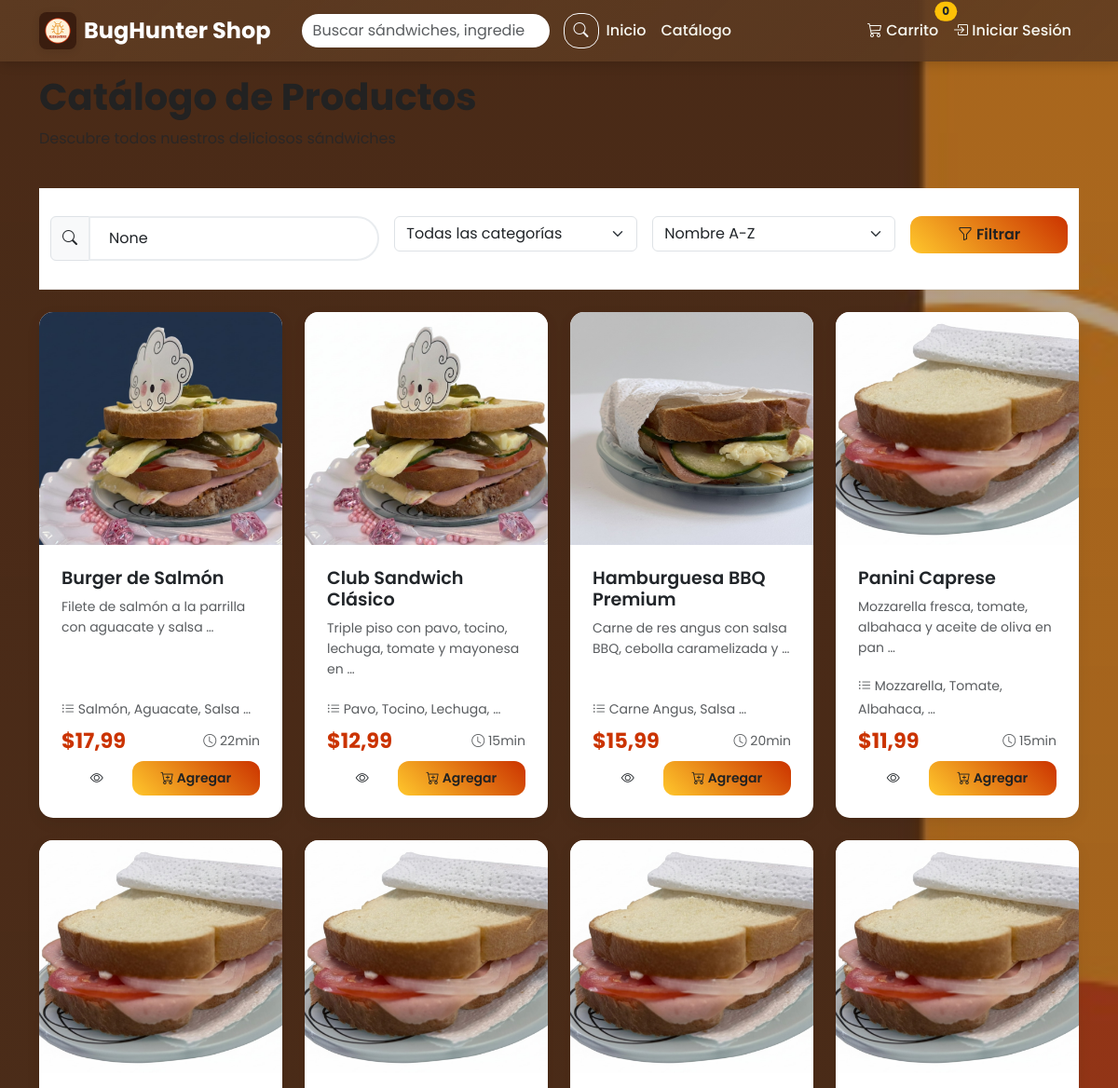
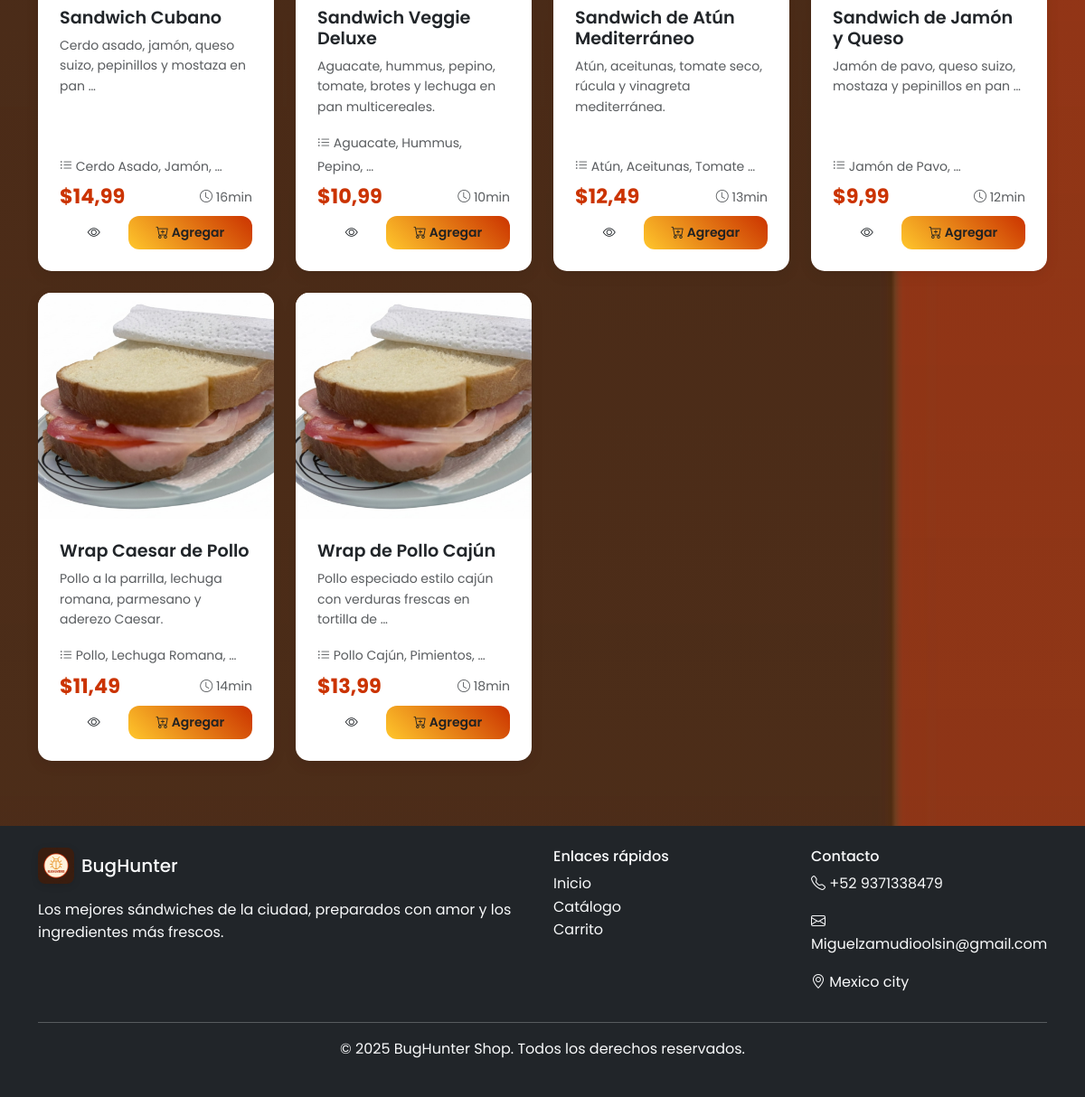
Before: /catalogo/ with the older database file (2 pictures, top to bottom).
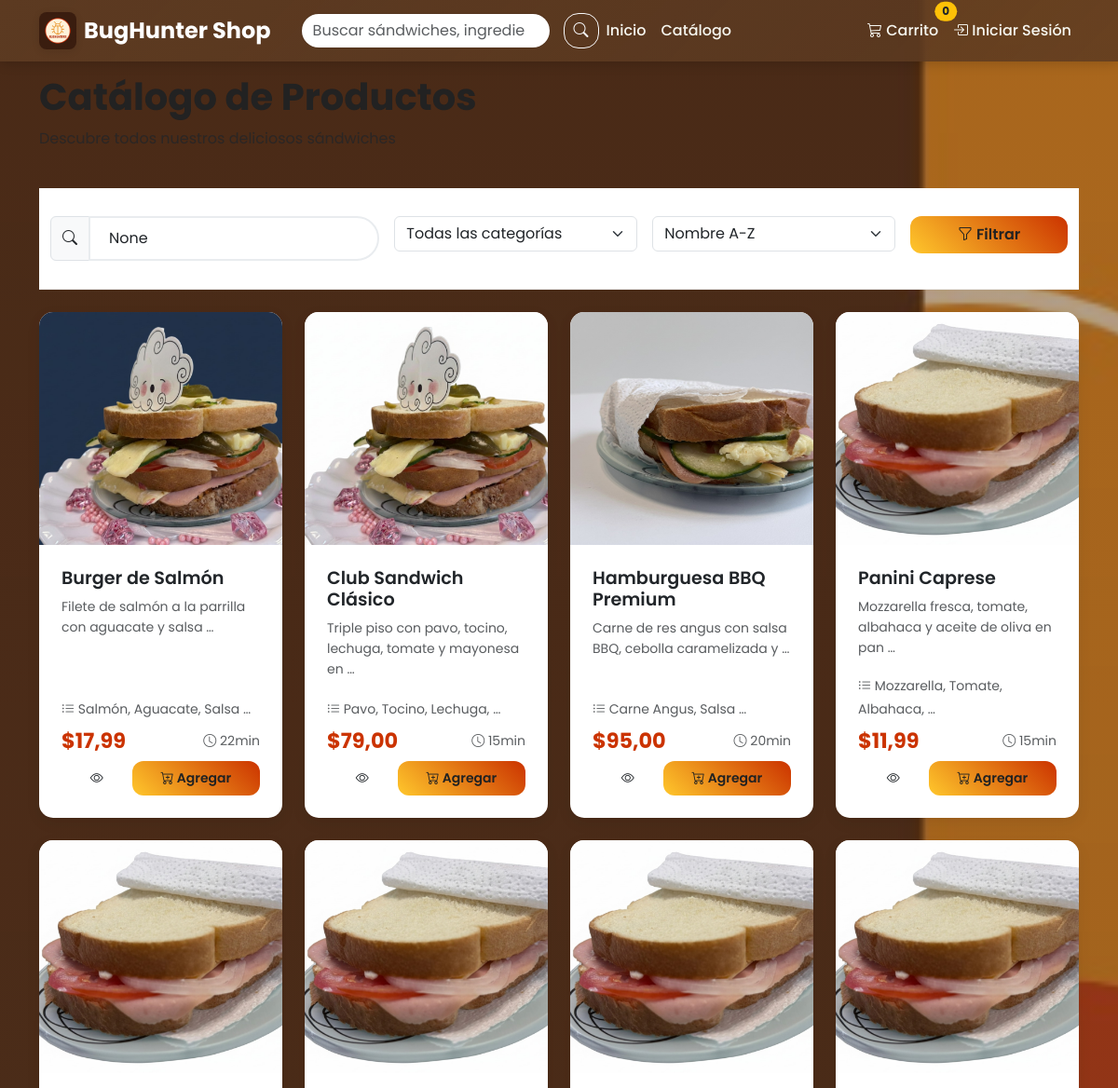
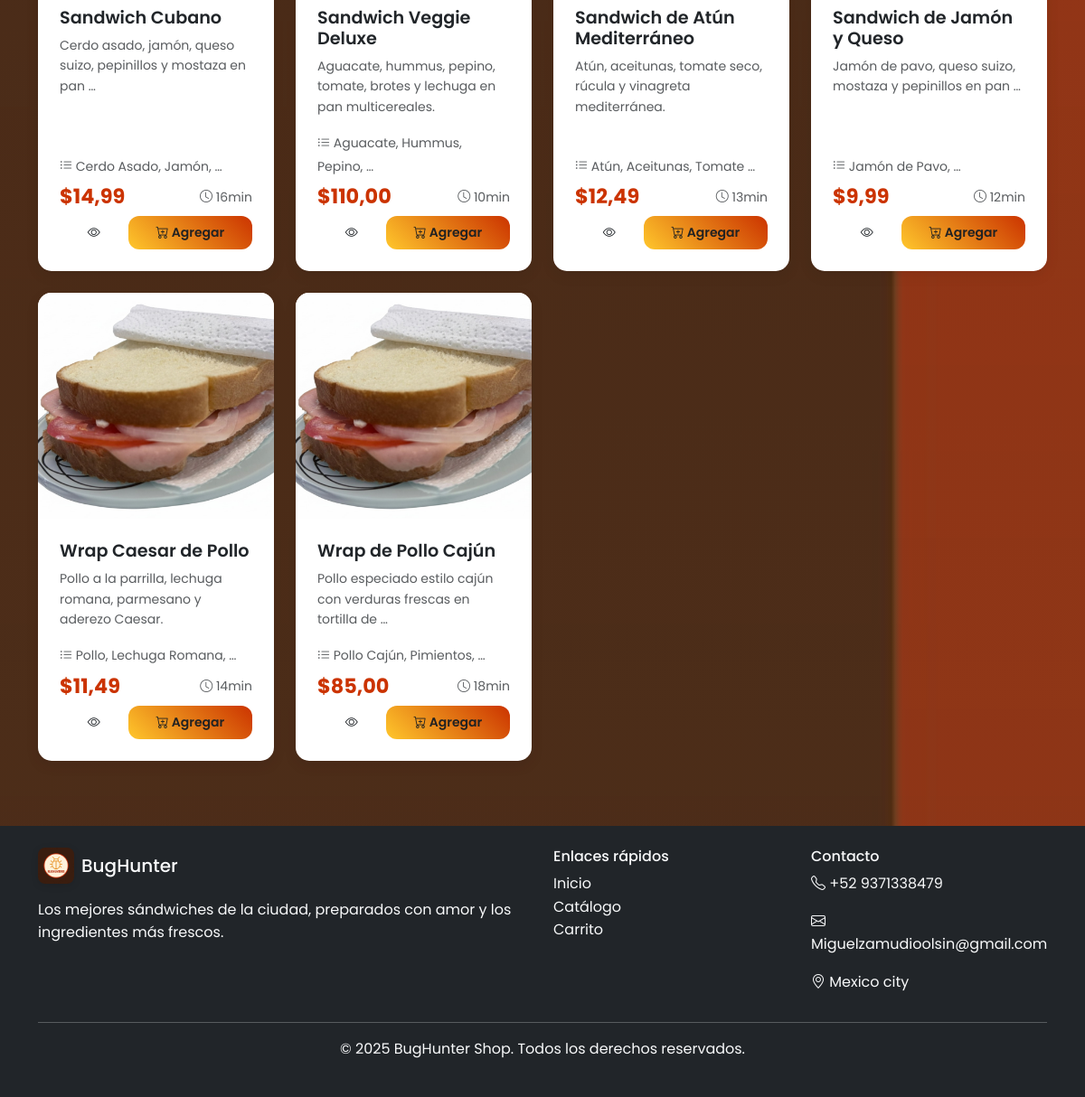
After: the same page with the newer database file (2 pictures, top to bottom).
### productos/models.py (models this page shows, shortened)
class Producto(models.Model):
    nombre = models.CharField(max_length=200)
    slug = models.SlugField(max_length=200, unique=True, blank=True)
    descripcion = models.TextField()
    categoria = models.ForeignKey(Categoria, on_delete=models.CASCADE, related_name='productos')
    precio = models.DecimalField(max_digits=10, decimal_places=2)
    imagen = models.ImageField(upload_to='productos/', blank=True, null=True)
    disponible = models.BooleanField(default=True)
    destacado = models.BooleanField(default=False)
    ingredientes = models.TextField(blank=True, help_text="Lista de ingredientes separados por comas")
    tiempo_preparacion = models.PositiveIntegerField(default=15, help_text="Tiempo en minutos")
    fecha_creacion = models.DateTimeField(auto_now_add=True)
    fecha_actualizacion = models.DateTimeField(auto_now=True)
    class Meta:
        verbose_name = 'Producto'
        verbose_name_plural = 'Productos'
        ordering = ['-fecha_creacion']
        indexes = [
            models.Index(fields=['slug']),
            models.Index(fields=['disponible']),
            models.Index(fields=['destacado']),
        ]
    def get_absolute_url(self):
        return reverse('productos:detalle_producto', args=[self.slug])

### productos/views.py (the view)
# urls.py: path('catalogo/', views.catalogo, name='catalogo'),
def catalogo(request):
    productos = Producto.objects.filter(disponible=True)
    categorias = Categoria.objects.filter(activo=True)
    categoria_id = request.GET.get('categoria')
    busqueda = request.GET.get('q')
    orden = request.GET.get('orden', 'nombre')
    if categoria_id:
        productos = productos.filter(categoria_id=categoria_id)
    if busqueda:
        productos = productos.filter(
            Q(nombre__icontains=busqueda) |
            Q(descripcion__icontains=busqueda) |
            Q(ingredientes__icontains=busqueda)
        )
    if orden == 'precio_asc':
        productos = productos.order_by('precio')
    elif orden == 'precio_desc':
        productos = productos.order_by('-precio')
    elif orden == 'nombre':
        productos = productos.order_by('nombre')
    elif orden == 'fecha':
        productos = productos.order_by('-fecha_creacion')
    paginator = Paginator(productos, 12)
    page_number = request.GET.get('page')
    productos_paginados = paginator.get_page(page_number)
    context = {
        'productos': productos_paginados,
        'categorias': categorias,
        'categoria_actual': categoria_id,
        'busqueda_actual': busqueda,
        'orden_actual': orden,
        'titulo': 'Catálogo de Productos'
    }
    return render(request, 'productos/catalogo.html', context)

### templates/productos/catalogo.html (shortened to what this page needs)
{% extends 'base.html' %}
{% load static %}
{% block content %}
<div class="container">
    <div class="row mb-4">
        <div class="col-12">
            <h1 class="fw-bold">{{ titulo }}</h1>
            <p class="text-muted">Descubre todos nuestros deliciosos sándwiches</p>
        </div>
    </div>
    <div class="filtros-section">
        <div class="container">
            <form method="get" class="row g-3">
                <div class="col-md-4">
                    <div class="input-group">
                        <span class="input-group-text"><i class="bi bi-search"></i></span>
                        <input type="text"
                               class="form-control search-box"
                               name="q"
                               value="{{ busqueda_actual }}"
                               placeholder="Buscar sándwiches..."
                               id="search-input">
                    </div>
                </div>
                <div class="col-md-3">
                    <select class="form-select" name="categoria" onchange="this.form.submit()">
                        <option value="">Todas las categorías</option>
                    </select>
                </div>
                <div class="col-md-3">
                    <select class="form-select" name="orden" onchange="this.form.submit()">
                        <option value="nombre" {% if orden_actual == 'nombre' %}selected{% endif %}>
                            Nombre A-Z
                        </option>
                    </select>
                </div>
                <div class="col-md-2">
                    <button type="submit" class="btn btn-primary w-100">
                        <i class="bi bi-funnel"></i> Filtrar
                    </button>
                </div>
            </form>
        </div>
    </div>
    {% if productos %}
    <div class="row">
        {% for producto in productos %}
        <div class="col-lg-3 col-md-4 col-sm-6 mb-4">
            <div class="card producto-card h-100">
                {% if forloop.counter == 1 %}
                    <img src="/media/Nproductos/1.jpg" class="card-img-top" alt="{{ producto.nombre }}" loading="lazy">
                {% elif forloop.counter == 2 %}
                    <img src="/media/Nproductos/2.jpg" class="card-img-top" alt="{{ producto.nombre }}" loading="lazy">
                {% elif forloop.counter == 3 %}
                    <img src="/media/Nproductos/3.jpg" class="card-img-top" alt="{{ producto.nombre }}" loading="lazy">
                {% else %}
                    <img src="/media/Nproductos/4.jpg" class="card-img-top" alt="{{ producto.nombre }}" loading="lazy">
                {% endif %}
                <div class="card-body d-flex flex-column">
                    <h6 class="card-title">{{ producto.nombre }}</h6>
                    <p class="card-text text-muted small flex-grow-1">
                        {{ producto.descripcion|truncatewords:10 }}
                    </p>
                    {% if producto.ingredientes %}
                    <div class="mb-2">
                        <small class="text-muted">
                            <i class="bi bi-list-ul"></i>
                            {{ producto.ingredientes|truncatewords:3 }}
                        </small>
                    </div>
                    {% endif %}
                    <div class="d-flex justify-content-between align-items-center mb-2">
                        <span class="precio h6 mb-0">${{ producto.precio }}</span>
                        <small class="text-muted">
                            <i class="bi bi-clock"></i> {{ producto.tiempo_preparacion }}min
                        </small>
                    </div>
                    <div class="btn-group w-100" role="group">
                        <a href="{{ producto.get_absolute_url }}"
                           class="btn btn-outline-primary btn-sm">
                            <i class="bi bi-eye"></i>
                        </a>
                        <form method="post"
                              action="{% url 'carrito:agregar_al_carrito' producto.id %}"
                              class="flex-grow-1 form-agregar-carrito">
                            <button type="submit" class="btn btn-primary btn-sm w-100">
                                <i class="bi bi-cart-plus"></i> Agregar
                            </button>
                        </form>
                    </div>
                </div>
            </div>
        </div>
        {% endfor %}
    </div>
    {% endif %}
</div>
{% endblock %}

### templates/base.html (shortened to what this page needs)
<!DOCTYPE html>
<html lang="es">
<head>
    <link href="https://cdn.jsdelivr.net/npm/bootstrap@5.3.0/dist/css/bootstrap.min.css" rel="stylesheet">
    <link rel="stylesheet" href="https://cdn.jsdelivr.net/npm/bootstrap-icons@1.10.0/font/bootstrap-icons.css">
    {% load static %}
    <link rel="stylesheet" href="{% static 'css/style.css' %}">
</head>
<body class="site-ui">
    <nav class="navbar navbar-expand-lg navbar-dark navbar-custom fixed-top">
        <div class="container">
            <a class="navbar-brand fw-bold d-flex align-items-center" href="{% url 'productos:inicio' %}">
                <img src="/media/Nproductos/logo.jpg" class="logo-img me-2" alt="logo">
                BugHunter Shop
            </a>
            <form class="d-flex ms-3 navbar-search" role="search" id="search-form" action="{% url 'productos:catalogo' %}" method="get">
                <input id="search-input" name="q" class="form-control me-2" type="search" placeholder="Buscar sándwiches, ingredientes..." aria-label="Buscar">
                <button class="btn btn-outline-light btn-search" type="submit"><i class="bi bi-search"></i></button>
            </form>
            <div class="collapse navbar-collapse" id="navbarNav">
                <ul class="navbar-nav me-auto">
                    <li class="nav-item">
                        <a class="nav-link" href="{% url 'productos:inicio' %}">Inicio</a>
                    </li>
                    <li class="nav-item">
                        <a class="nav-link" href="{% url 'productos:catalogo' %}">Catálogo</a>
                    </li>
                </ul>
                <ul class="navbar-nav">
                    <li class="nav-item">
                        <a class="nav-link position-relative" href="{% url 'carrito:ver_carrito' %}">
                            <i class="bi bi-cart3"></i> Carrito
                            <span class="position-absolute top-0 start-100 translate-middle badge rounded-pill bg-warning text-dark" id="cart-count">
                                0
                            </span>
                        </a>
                    </li>
                    {% if user.is_authenticated %}
                    <li class="nav-item dropdown">
                        <a class="nav-link dropdown-toggle" href="#" role="button" data-bs-toggle="dropdown">
                            <i class="bi bi-person-circle"></i> {{ user.username }}
                        </a>
                        <ul class="dropdown-menu">
                            <li><a class="dropdown-item" href="{% url 'pedidos:mis_pedidos' %}">Mis Pedidos</a></li>
                            <li><hr class="dropdown-divider"></li>
                            <li><a class="dropdown-item" href="{% url 'admin:logout' %}">Cerrar Sesión</a></li>
                        </ul>
                    </li>
                    {% else %}
                    <li class="nav-item">
                        <a class="nav-link" href="{% url 'admin:login' %}">
                            <i class="bi bi-box-arrow-in-right"></i> Iniciar Sesión
                        </a>
                    </li>
                    {% endif %}
                </ul>
            </div>
        </div>
    </nav>
    <main class="main-content">
        {% block content %}
        {% endblock %}
    </main>
    <footer class="bg-dark text-light py-4 mt-5">
        <div class="container">
            <div class="row">
                <div class="col-md-6">
                    <div class="d-flex align-items-center mb-3">
                        <img src="/media/Nproductos/logo.jpg" class="logo-img me-2" alt="logo">
                        <h5 class="mb-0">BugHunter</h5>
                    </div>
                    <p>Los mejores sándwiches de la ciudad, preparados con amor y los ingredientes más frescos.</p>
                </div>
                <div class="col-md-3">
                    <h6>Enlaces rápidos</h6>
                    <ul class="list-unstyled">
                        <li><a href="{% url 'productos:inicio' %}" class="text-light text-decoration-none">Inicio</a></li>
                        <li><a href="{% url 'productos:catalogo' %}" class="text-light text-decoration-none">Catálogo</a></li>
                        <li><a href="{% url 'carrito:ver_carrito' %}" class="text-light text-decoration-none">Carrito</a></li>
                    </ul>
                </div>
                <div class="col-md-3">
                    <h6>Contacto</h6>
                    <p><i class="bi bi-telephone"></i> +52 9371338479</p>
                    <p><i class="bi bi-envelope"></i> Miguelzamudioolsin@gmail.com</p>
                    <p><i class="bi bi-geo-alt"></i> Mexico city</p>
                </div>
            </div>
            <hr>
            <div class="text-center">
                <p>&copy; 2025 BugHunter Shop. Todos los derechos reservados.</p>
            </div>
        </div>
    </footer>
    {% load static %}
</body>
</html>

### static/css/style.css (style rules this page uses)
:root { --color-primary: #5C3A21; --color-terra: #CB3300; --color-mustard: #FFC72C; --color-orange: #E57A00; --color-cream: #F7F7F0; --text-on-dark: var(--color-cream); }
body { font-family: 'Poppins', sans-serif; line-height: 1.6; color: #222; background-color: #fff; }
.site-ui { background-image: url('/media/Nproductos/ui.jpg'); background-size: cover; background-position: center center; background-attachment: fixed; position: relative; color: #222; }
.site-ui::before { content: ''; position: absolute; inset: 0; background: linear-gradient(180deg, rgba(92,58,33,0.45), rgba(92,58,33,0.55)); pointer-events: none; }
.site-ui main, .site-ui footer, .site-ui .container { position: relative; z-index: 2; }
.navbar-custom { background: linear-gradient(135deg, var(--color-primary), rgba(92,58,33,0.85)); box-shadow: 0 2px 12px rgba(0,0,0,0.18); transition: all 0.22s ease; }
.navbar-custom .navbar-brand { font-size: 1.5rem; font-weight: 600; color: white !important; transition: all 0.3s ease; }
.navbar-custom .nav-link { color: var(--color-cream) !important; font-weight: 500; transition: all 0.3s ease; position: relative; }
.navbar-custom .nav-link::after { content: ''; position: absolute; width: 0; height: 2px; bottom: -6px; left: 50%; background-color: var(--color-mustard); transition: all 0.22s ease; transform: translateX(-50%); }
.navbar-brand { font-size: 1.5rem; font-weight: 600; }
.logo-img { height: 40px; width: 40px; object-fit: cover; border-radius: 8px; box-shadow: 0 2px 8px rgba(0,0,0,0.1); }
.main-content { padding-top: 80px; min-height: calc(100vh - 200px); }
.producto-card { border: none; border-radius: 15px; box-shadow: 0 5px 15px rgba(0,0,0,0.08); transition: all 0.3s ease; overflow: hidden; height: 100%; }
.producto-card img { height: 250px; object-fit: cover; transition: transform 0.3s ease; }
.producto-card .card-body { padding: 1.5rem; }
.producto-card .card-title { font-weight: 600; font-size: 1.2rem; margin-bottom: 0.5rem; }
.producto-card .precio { font-size: 1.4rem; font-weight: 700; color: var(--color-terra); margin-bottom: 1rem; }
.btn-primary { background: linear-gradient(45deg, var(--color-mustard), var(--color-terra)); border: none; border-radius: 12px; padding: 8px 20px; font-weight: 600; color: #222; transition: all 0.18s ease; }
.btn-outline-primary { border: 2px solid #667eea; color: #667eea; border-radius: 25px; padding: 8px 20px; font-weight: 500; transition: all 0.3s ease; }
.btn-outline-primary { border: 2px solid var(--color-accent); color: var(--color-accent); border-radius: 25px; padding: 8px 20px; font-weight: 500; transition: all 0.3s ease; }
.filtros-section { background-color: white; padding: 30px 0; border-bottom: 1px solid #eee; position: sticky; top: 76px; z-index: 1000; }
.search-box { border-radius: 25px; border: 2px solid #e9ecef; padding: 10px 20px; transition: border-color 0.3s ease; }
.navbar-search { width: 320px; max-width: 40vw; }
.navbar-search .form-control { border-radius: 20px; padding: 6px 12px; border: 1px solid rgba(0,0,0,0.08); }
.navbar-search .btn-search { border-radius: 16px; padding: 6px 10px; margin-left: 6px; }

Changed rows visible on the page:
changed Producto "Club Sandwich Clásico": precio "12,99" → "79,00"
changed Producto "Hamburguesa BBQ Premium": precio "15,99" → "95,00"
changed Producto "Sandwich Veggie Deluxe": precio "10,99" → "110,00"
changed Producto "Wrap de Pollo Cajún": precio "13,99" → "85,00"
